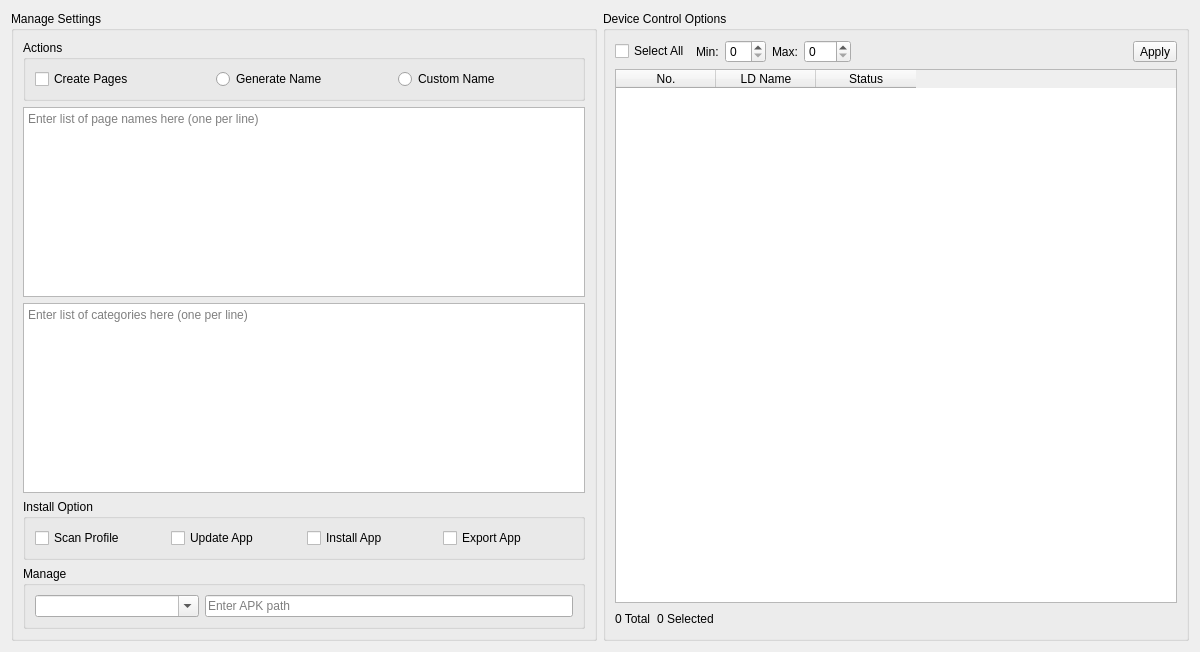
<?xml version="1.0" encoding="UTF-8"?>
<ui version="4.0">
 <class>ManageWorkspace</class>
 <widget class="QWidget" name="ManageWorkspace">
  <property name="geometry">
   <rect>
    <x>0</x>
    <y>0</y>
    <width>1200</width>
    <height>652</height>
   </rect>
  </property>
  <layout class="QHBoxLayout" name="layMain">
   <item>
    <widget class="QGroupBox" name="grpManageSettings">
     <property name="title">
      <string>Manage Settings</string>
     </property>
     <layout class="QVBoxLayout" name="layManageContent">
      <item>
       <widget class="QGroupBox" name="grpActions">
        <property name="title">
         <string>Actions</string>
        </property>
        <layout class="QHBoxLayout" name="layActionRow">
         <item>
          <widget class="QCheckBox" name="chkCreatePages">
           <property name="text">
            <string>Create Pages</string>
           </property>
          </widget>
         </item>
         <item>
          <widget class="QRadioButton" name="radGenerateName">
           <property name="text">
            <string>Generate Name</string>
           </property>
          </widget>
         </item>
         <item>
          <widget class="QRadioButton" name="radCustomName">
           <property name="text">
            <string>Custom Name</string>
           </property>
          </widget>
         </item>
        </layout>
       </widget>
      </item>
      <item>
       <widget class="QTextEdit" name="txtPageNames">
        <property name="placeholderText">
         <string>Enter list of page names here (one per line)</string>
        </property>
       </widget>
      </item>
      <item>
       <widget class="QTextEdit" name="txtCategories">
        <property name="placeholderText">
         <string>Enter list of categories here (one per line)</string>
        </property>
       </widget>
      </item>
      <item>
       <widget class="QGroupBox" name="grpInstallOpts">
        <property name="title">
         <string>Install Option</string>
        </property>
        <layout class="QHBoxLayout" name="layInstallRow">
         <item>
          <widget class="QCheckBox" name="chkScanProfile">
           <property name="text">
            <string>Scan Profile</string>
           </property>
          </widget>
         </item>
         <item>
          <widget class="QCheckBox" name="chkUpdateApp">
           <property name="text">
            <string>Update App</string>
           </property>
          </widget>
         </item>
         <item>
          <widget class="QCheckBox" name="chkInstallApp">
           <property name="text">
            <string>Install App</string>
           </property>
          </widget>
         </item>
         <item>
          <widget class="QCheckBox" name="chkExportApp">
           <property name="text">
            <string>Export App</string>
           </property>
          </widget>
         </item>
        </layout>
       </widget>
      </item>
      <item>
       <widget class="QGroupBox" name="grpApkManage">
        <property name="title">
         <string>Manage</string>
        </property>
        <layout class="QHBoxLayout" name="layApkRow">
         <item>
          <widget class="QComboBox" name="cmbApkList">
           <property name="editable">
            <bool>true</bool>
           </property>
           <property name="placeholderText">
            <string>Select or enter APK file...</string>
           </property>
          </widget>
         </item>
         <item>
          <widget class="QLineEdit" name="edtApkPath">
           <property name="placeholderText">
            <string>Enter APK path</string>
           </property>
          </widget>
         </item>
        </layout>
       </widget>
      </item>
     </layout>
    </widget>
   </item>
   <item>
    <widget class="QGroupBox" name="grpDevControl">
     <property name="title">
      <string>Device Control Options</string>
     </property>
     <layout class="QVBoxLayout" name="layDevControl">
      <item>
       <layout class="QHBoxLayout" name="layDevTop">
        <item>
         <widget class="QCheckBox" name="chkSelectAll">
          <property name="text">
           <string>Select All</string>
          </property>
         </widget>
        </item>
        <item>
         <widget class="QLabel" name="lblDevMin">
          <property name="text">
           <string>Min:</string>
          </property>
         </widget>
        </item>
        <item>
         <widget class="QSpinBox" name="spnDevMin">
          <property name="maximum">
           <number>99</number>
          </property>
         </widget>
        </item>
        <item>
         <widget class="QLabel" name="lblDevMax">
          <property name="text">
           <string>Max:</string>
          </property>
         </widget>
        </item>
        <item>
         <widget class="QSpinBox" name="spnDevMax">
          <property name="maximum">
           <number>999</number>
          </property>
         </widget>
        </item>
        <item>
         <spacer name="spacerDevTop">
          <property name="orientation">
           <enum>Qt::Horizontal</enum>
          </property>
          <property name="sizeHint" stdset="0">
           <size>
            <width>40</width>
            <height>20</height>
           </size>
          </property>
         </spacer>
        </item>
        <item>
         <widget class="QToolButton" name="btnApply">
          <property name="text">
           <string>Apply</string>
          </property>
          <property name="toolButtonStyle">
           <enum>Qt::ToolButtonTextBesideIcon</enum>
          </property>
         </widget>
        </item>
       </layout>
      </item>
      <item>
       <widget class="QTableWidget" name="tblEmulator">
        <property name="alternatingRowColors">
         <bool>true</bool>
        </property>
        <property name="selectionMode">
         <enum>QAbstractItemView::MultiSelection</enum>
        </property>
        <property name="selectionBehavior">
         <enum>QAbstractItemView::SelectRows</enum>
        </property>
        <property name="columnCount">
         <number>3</number>
        </property>
        <column>
         <property name="text">
          <string>No.</string>
         </property>
        </column>
        <column>
         <property name="text">
          <string>LD Name</string>
         </property>
        </column>
        <column>
         <property name="text">
          <string>Status</string>
         </property>
        </column>
       </widget>
      </item>
      <item>
       <layout class="QHBoxLayout" name="layDevBottom">
        <item>
         <widget class="QLabel" name="lblTotal">
          <property name="text">
           <string>0 Total</string>
          </property>
         </widget>
        </item>
        <item>
         <widget class="QLabel" name="lblSelected">
          <property name="text">
           <string>0 Selected</string>
          </property>
         </widget>
        </item>
        <item>
         <spacer name="spacerDevBottom">
          <property name="orientation">
           <enum>Qt::Horizontal</enum>
          </property>
          <property name="sizeHint" stdset="0">
           <size>
            <width>40</width>
            <height>20</height>
           </size>
          </property>
         </spacer>
        </item>
       </layout>
      </item>
     </layout>
    </widget>
   </item>
  </layout>
 </widget>
 <resources/>
 <connections/>
</ui>
